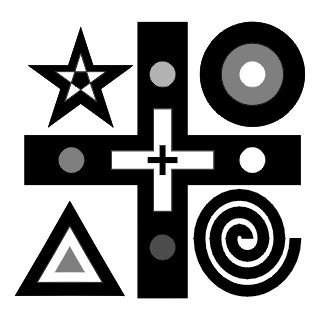
%> input picture tools/Diffusion/dif_im1.jpg, 320 x 320 px
$ octave nldifdemo2.m   (GNU Octave 9; MATLAB toolbox functions it lacks are replaced by stand-ins)
%> lines starting %> are read from the running program, lines starting %| are printed output that depends on the picture
### tools/Diffusion/noise.m
function y = noise(varargin)
%
% (Extra Toolbox)
%  NOISE    Adds noise to an image.
%
%     NOISE creates a new image by adding noise to the original image.
%     NOISE can be used to any matrix (1D, 2D, 3D, nD)
%
%     Noisetypes are:
%       'ag' : additive gaussian (default)    'au' : additive uniform
%       'mg' : multiplicative gaussian        'mu' : multiplicative uniform
%       'sp' : salt and pepper
%
%     Additive noise sums an random value to the image value at each pixel,
%     Multiplicative noise replaces a pixel value with an random value,
%     Salt and Pepper noise replaces a pixel value with the maximum or minimum possible values.
%
%     For 'ag' noisetype use:  y = NOISE(x,'ag', variance, [incidence])
%       where 'variance' is the variance of the gaussian noise added and the optional parameter
%       'incidence' is the percetual of pixels affected be the noise (default for additive noise=1).
%       For a 50% incidence use 'incidence' = .5 and so on.
%
%     For 'au' noisetype use :  y = NOISE(x,'au', maximum, [incidence])
%       where 'maximum' is the maximum value the uniform noise can achieve
%
%     For 'mg' noisetype use :  y = NOISE(x,'mg', incidence)
%     For 'mu' noisetype use :  y = NOISE(x,'mu', incidence)
%       Multiplicative noisetypes allways require the 'incidence' parameter. For this kind of noise
%       the variance or the maximum (respectivelly for gaussian and uniform noisetypes) are allways
%       set to the maximum image value.
%
%     For 'sp' noisetype use :  y = NOISE(x,'sp', incidence)
%
%     The 'maximum' and 'variance' parameters can be set as percentual of the maximum - minimum image
%     values by using these values as strings containg the percentual rate followed by the percent symbol.
%     The 'incidence' can also be expressed as a pecentual in this same way
%
%     Example:  y = NOISE(x,'ag', '25%')
%               y = NOISE(x,'mu', 10, .5) -> same as y = NOISE(x,'mu',10, '50%')
%

[u, noisetype,  scale, incid] = parse_inputs(varargin{:});

if ~isa(u,'double')
   u = double(u);
end

y = u;

n = zeros(size(u));
if incid == 1
   m_incid = logical(ones(size(u)));
else
   m_incid = rand(size(u));
   m_incid = find(m_incid <= incid);
end

if strcmp(noisetype, 'ag')
   n(m_incid) = scale*randn(size(m_incid));
   y = u + n;

elseif strcmp(noisetype, 'au')
   n(m_incid) = scale*rand(size(m_incid));
   y = u + n;

elseif strcmp(noisetype, 'mg')
   n(m_incid) = scale*randn(size(m_incid));
   y(m_incid) = n(m_incid);

elseif strcmp(noisetype, 'mu')
   n(m_incid) = scale*rand(size(m_incid));
   y(m_incid) = n(m_incid);

elseif strcmp(noisetype, 'sp')
   n(m_incid) = sign(randn(size(m_incid)));
   umax = max(u(:));
   umin = min(u(:));
   salt = find(n==-1);
   pepper = find(n==1);
   y(salt) = umax;
   y(pepper) = umin;
end

function [u, noisetype, scale, incid] = parse_inputs(varargin)
switch nargin
case 0
   error('Too few inputs')

case 1
   u = varargin{1};
   noisetype = 'ag';
   scale = double(max(u(:)));
   incid = 1;

case 2
   u = varargin{1};
   if strmatch(varargin{2},['ag';'au'])
      noisetype = varargin{2};
      scale = double(max(u(:)));
      incid = 1;
   elseif strmatch(varargin{2},['mg'; 'mu'; 'sp'])
      error('Incidence missing');
   else
      noisetype = 'ag';
      scale = varargin{2};
      incid = 1;
   end

case 3
   u = varargin{1};
   if strmatch(varargin{2},['ag';'au'])
      noisetype = varargin{2};
      scale = varargin{3};
      incid = 1;
   elseif strmatch(varargin{2},['mg'; 'mu'; 'sp'])
      noisetype = varargin{2};
      scale = double(max(u(:)));
      incid = varargin{3};
   else
      noisetype = 'ag';
      scale = varargin{2};
      incid = varargin{3};
   end

case 4
   u = varargin{1};
   if strmatch(varargin{2},['ag';'au'])
      noisetype = varargin{2};
      scale = varargin{3};
      incid = varargin{4};
   else
      error('Too many parameters')
   end

otherwise
   error('Too many parameters')
end

if findstr(scale,'%')
   scale = ( double(max(u(:))) - double(min(u(:))) )*str2num(scale(1:end-1))/100;
end
if findstr(incid,'%')
   incid = str2num(incid(1:end-1))/100;
end

### tools/Diffusion/nldif.m
function y = nldif( u, lambda, sigma, m, stepsize, nosteps, varargin)
%
% NLDIF  Nonlinear Diffusion
%
%    y = NLDIF( u, lambda, sigma, m, stepsize, steps, verbose, drawstep ) returns the
%    image y as the result of the application of the Non Linear diffusion
%    to the image u.
%
%    dy/dt = div( d(grad(y)).grad(y) ),  y(0) = u,  y(t+T) = y(t) + T*dy/dt
%
%    The diffusivity function (d) is given by:
%
%       d(g) = 1 - exp( -Cm / (g/lambda)^m ), g > 0
%              1                            , g <=0
%
%    -  The constant Cm is calculated to make the flux (g*d(g)) ascending for g < lambda
%       and descending for g >= lambda.
%    -  Lambda is the contrast parameter (if the gradient is inferior to lambda the
%       flux is increasing with the gradient and if the gradient is larger then lambda
%       the flux decreases as the gradient grows.
%       For time-variable lambda use lambda as a row vector and length(lambda)=number of steps.
%    -  Sigma is the space regularization parameter (the stardard deviation of the
%       gaussian which will be convolved with the image before the gradient is calculated.
%       For time-variable sigma use sigma as a row vector and length(sigma)=number of steps.
%    -  'm' defines the speed the difusivity (and the flux) changes for a variation in the
%       gradient. Big values of 'm' make the flux the change quickly. 'm' must be bigger than 1.
%       A good choice for m is 8 < m < 16.
%    -  The stepsize parameter can be a scalar (for constant stepsize) or a row vector for
%       variable stepsize. If stepsize is a row vector, length(stepsize) = number of steps.
%       For stability use stepsize < 0.25. If using 'aos' option stepsize can be any positive number.
%    -  The steps parameter indicates the number of iterations to be performed.
%    -  The verbose parameter is a positive integer indicating the figure number
%       where the output will be plotted.
%    -  The drawstep parameter indicates the number of steps between updating the
%       displayed image.
%
%    y = NLDIF(..., 'imscale') uses imagesc instead of image to plot the diffusion.
%    y = NLDIF(..., 'grad','flux') plots also the gradient and flux images.
%    y = NLDIF(..., 'dfstep',n) only recalculates the diffusivities after n steps (increase speed)
%    y = NLDIF(..., 'aos') uses the AOS scheme to update the image.
%         !!!!!   This allows the steptime to be arbitrarially big (t<inf) !!!!!
%    y = NLDIF(..., 'cedif',{p, lambda, sigma, rho, m, stepsize, steps}) performs an coherence enhancing diffusion
%         after every p steps using the given parameters. To use in the cedif the same parameters used in the
%         NLDIF type 'sp' in the corresponding place (only works for lambda, sigma and m).
%
%    See also: PMDIF, CEDIF, DIFFUSIVITY, GSDPLOT, FLUXPLOT
[verbose, drawstep, imscale, plotgrad, plotflux, dfstep, aos, ch, eed, eedpar] = parse_inputs(varargin{:});

% Variable initialization
dif_time = 0;
if ndims(u) > 2
   error('Input image must be grayscale.')
   return
end
if strcmp(class(u),'double')
   y = u;
else
   y = double(u);
end

% Verifying inputs
[lambda, sigma, stepsize] = verify_inputs(lambda, sigma, stepsize, nosteps);

% Initial Drawing
if verbose
   figure(verbose);
   subplot(1,2,1);
   if strcmp(imscale,'imscale')
      imagesc(y);
   else
      image(y);
   end
   colorbar
   title('Original Image'); drawnow;
   if ch ~= 0
      xlabel( ['Channel = ', int2str(ch)] )
   end
   difplot(y, 0, 0, 'Non Linear Diffusion', verbose, imscale);
end

% Calculate Cm constant
Cm = Cmcalc(m);
for i=1:nosteps

   if eed ~= 0
      eestep = ( mod(i-1,eedpar{1})==0 & i~=1 ); % Current step will use Coherence enhancing diffusion.
   else
      eestep = 0;
   end

   if eestep
      if plotflux
         yo = y;
      end
      [y, eedtime] = eedfun(y,eedpar,lambda(i), sigma(i),m);
   else
      if mod(i-1,dfstep) == 0 % diffusivity recalc step
         % Calculate gradient of smoothed image
         if plotgrad
            figure(verbose+1)
            [gradx, grady, grad] = gsdplot(y, sigma(i), 1, 'modulus','axisoff');
        else
            [gradx, grady] = gsderiv(y, sigma(i), 1);
            grad = sqrt(gradx.^2 + grady.^2);
         end

         % Calculate difusivity
         g = 1 - exp(-Cm./( (grad+eps)./lambda(i)).^m);  % grad + eps to avoid division by zero (eps -> 0)
      end

      % Calculate dy/dt
      if aos
         if plotflux
            yo = y;
         end
         y = aosiso(y,g,stepsize(i)); % updating
      else
         dy = isodifstep(y, g);
         y = y + stepsize(i) * dy;  % updating
      end

   end % else eestep

   % Calculate diffusion time
   if eestep
      dif_time = dif_time + eedtime;
   else
      dif_time = dif_time + stepsize(i);
   end

   % Plot actualization
   if verbose & ~mod(i,drawstep)
      difplot(y, dif_time, i, 'Non Linear Diffusion', verbose, imscale);
      if plotflux
         figure(verbose+plotgrad+1)
         if aos | eestep
            fluxplot(g,grad, abs(y-yo), 'axisoff')
         else
            fluxplot(g,grad, abs(stepsize(i).*(dy)), 'axisoff')
         end
      end
   end

end % for i = 1 : nosteps

% Last plot
if verbose
   difplot(y, dif_time, i, 'Non Linear Diffusion', verbose, imscale);
   if plotflux
      figure(verbose+plotgrad+1)
      if aos | eestep
         fluxplot(g,grad, abs(y-yo), 'axisoff')
      else
         fluxplot(g,grad, abs(stepsize(i).*(dy)), 'axisoff')
      end
   end
end
%%%%%%%%%%%%%%%%%%%%%%%%%%%%%%%%%%%%%%%%%%%%%%%%%%%%%%%%%%%%%%%%%%%%%%%%%%%%%%%%%%%%%%%%%%%%%%%%%%%%%%%%
function [verbose, drawstep, imscale, plotgrad, plotflux, dfstep, aos, ch, eed, eedpar] = parse_inputs(varargin)
eed = 0;
eedpar = 0;
eedpos = -1;
ch = 0;
chpos = -1;
aos = 0;
dfsteppos = -1;
dfstep = 1;
verbose = -1;
drawstep = -1;
imscale = 'null';
plotgrad = 0;
plotflux = 0;

for i = 1 : length(varargin)
   flag = 0;
   if i == dfsteppos | i == chpos | i == eedpos
      flag = 1;
   end
   if strcmp(varargin{i},'imscale')
      imscale = 'imscale';
      flag = 1;
   elseif strcmp(varargin{i},'grad')
      plotgrad = 1;
      flag = 1;
   elseif strcmp(varargin{i},'flux')
      plotflux = 1;
      flag = 1;
   elseif strcmp(varargin{i},'dfstep')
      dfstep = varargin{i+1};
      flag = 1;
      dfsteppos = i+1;
   elseif strcmp(varargin{i},'aos')
      aos = 1;
      flag = 1;
   elseif strcmp(varargin{i},'ch')
      ch = varargin{i+1};
      flag = 1;
      chpos = i+1;
   elseif strcmp(varargin{i},'cedif')
      eed = 1;
      eedpar = varargin{i+1};
      if ~length(eedpar)==7 | ~iscell(eedpar)
         error('CEDIF parameters incorrect. CEDIF parameters must be passed as a 1x7 cell array.')
      end
      eedpos = i+1;
      flag = 1;
   end
   if flag == 0 & verbose == -1
      verbose = varargin{i};
      flag = 1;
   end
   if flag == 0 & drawstep == -1
      drawstep = varargin{i};
      flag = 1;
   end
   if flag == 0
      error('Too many parameters !')
      return
   end
end

if verbose == -1
   verbose = 0;
end

if drawstep == -1
   if verbose == 0
      drawstep = 0;
   else
      drawstep = 1;
   end
end

%%%%%%%%%%%%%%%%%%%%%%%%%%%%%%%%%%%%%%%%%%%%%%%%%%%%%%%%%%%%%%%%%%%%%%%%%%%%%%%%%%%%%%%%%%%%%%%%%%%%%%%%%%%%%%%%%%%
function [nlambda, nsigma, nstepsize] = verify_inputs(lambda, sigma, stepsize, nosteps)

% Verifying lambda
if sum(size(lambda)>1) == 0 % lambda is constant
   nlambda = linspace(lambda,lambda,nosteps);
else
   if sum(size(lambda)>1) > 1
      error('lambda must be a row vector')
      return
   end
   if length(lambda)~=nosteps
      error('length(lambda) must be equal to number of steps')
      return
   end
   nlambda = lambda;
end

% Verifying simga
if sum(size(sigma)>1) == 0 % sigma is constant
   nsigma = linspace(sigma,sigma,nosteps);
else
   if sum(size(sigma)>1) > 1
      error('sigma must be a row vector')
      return
   end
   if length(sigma)~=nosteps
      error('length(sigma) must be equal to number of steps')
      return
   end
   nsigma = sigma;
end

% Verifying stepsize
if sum(size(stepsize)>1) == 0 % constant stepsize
   nstepsize = linspace(stepsize,stepsize,nosteps);
else
   if sum(size(stepsize)>1) > 1
      error('stepsize must be a row vector')
      return
   end
   if length(stepsize)~=nosteps
      error('length(stepsize) must be equal to number of steps')
      return
   end
   nstepsize = stepsize;
end

%%%%%%%%%%%%%%%%%%%%%%%%%%%%%%%%%%%%%%%%%%%%%%%%%%%%%%%%%%%%%%%%%%%%%%%%%%%%%%%%%%%%%%%%%%%%%%%%%%%%%%%%%%%%%%%%%%%
function Cm = Cmcalc(m)
if m <= 1
   error('Use m > 1')
   return
else
   Cm = fzero(strcat('1-exp(-x)-x*exp(-x)*',num2str(m)),[1e-10 1e100]);
end
%%%%%%%%%%%%%%%%%%%%%%%%%%%%%%%%%%%%%%%%%%%%%%%%%%%%%%%%%%%%%%%%%%%%%%%%%%%%%%%%%%%%%%%%%%%%%%%%%%%%%%%%%%%%%%%%%%%
% [26 lines left out: function eedfun, not called in this run]

### tools/Diffusion/difplot.m
function difplot(x, time, step, tit, fig, varargin)
%  DIFPLOT    Plots the diffused image
%
%     DIFPLOT(x, time, step, tit, fig) plots the image "x" at the
%     subplot(1,2,2) of figure "fig". "tit" specifies the plot title.
%     "time" and "step" are the diffusion time and diffusion step show
%     as the xlabel of the plot.
%     DIFPLOT(..., 'imscale') plots the image using imagesc(x) intead
%     of image(x).

[imscale] = parse_inputs(varargin{:});

figure(fig);
subplot(1,2,2);

if ndims(x) == 3
   image(scale(x,[0 1]))
else
   if imscale
      imagesc(x);
      colorbar
   else
      image(x);
   end
end
xlabel(['Time =  ', num2str(time),',  Step = ', int2str(step)]);
title(tit);
drawnow;


%%%%%%%%%%%%%%%%%%%%%%%%%%%%%%%%%%
function [imscale] = parse_inputs(varargin)

flag = zeros(1,nargin); % zero = par. nao usado / 1 = param . usado

imscale = 0;
for i = 1 : length(varargin)
   if strcmp(varargin(i), 'imscale')
      imscale = 1;
      flag(1,i) = 1;
   end
   if strcmp(varargin(i), 'null')
      flag(1,i) = -1;
   end
end

if any(flag==0)
   error('Unknown parameter.')
end

### tools/Diffusion/nldifdemo2.m

% NLDIFDEMO2   Nonlinear diffusion demonstration 2
%
%  Type NLDIFDEMO2.
%
clc

disp('_____________________________Non Linear diffusion demonstration  2________________________')
disp(' ')
disp('  The previous demo (NLDIFDEMO1) showed the basics about the nonlinear diffusion. Now it`s time to')
disp('go a step further and see the real power of this technique.')
disp('  Observe the following synthetic image')
disp(' ')
disp('Press any key to continue...')
pause

im1_path = which('dif_im1.jpg');
im1 = imread(im1_path);
%> im1 is the input picture: size 320x320 uint8; min 0, max 255, mean 152.8
figure(1)
clf
image(im1)
colormap(gray(256))
colorbar
title('Original Image')
xlabel('No noise')

disp(' ')
disp(' ')
disp('  Lets put some noise on it. Starting whith an additive gaussian noise stand. dev. = 25% of image amplitude.')
disp('Watch the result.')
disp('  Note that the image scale has changed as now there are points outside the [0,255] interval; that`s')
disp('why the white area has become gray.')
disp(' ')
disp('Press any key to continue...')
pause

figure(2)
clf
colormap(gray(256))
im1n = noise(im1,'ag','25%');
%> in parse_inputs, `noisetype = varargin{2};`: noisetype = 'ag'
%> in parse_inputs, `scale = varargin{3};`: scale = '25%'
%> in parse_inputs, `scale = ( double(max(u(:))) - double(min(u(:))) )*str2num(scale(1:end-..`: scale = 63.75
%> in noise, `[u, noisetype,  scale, incid] = parse_inputs(varargin{:});`: noisetype = 'ag'; scale = 63.75; incid = 1
%> in noise, `n(m_incid) = scale*randn(size(m_incid));`:
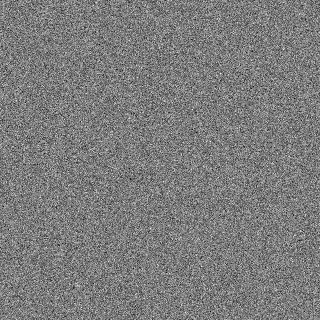
%> n: size 320x320 double; min -271, max 282.8, mean -0.3; drawn with min black and max white
%> in noise, `y = u + n;`:
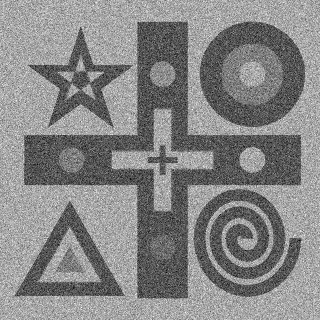
%> y: size 320x320 double; min -259.2, max 519.7, mean 152.5; drawn with min black and max white
imagesc(im1n);
title('Noisy image')
xlabel('25% gaussian noise')
colorbar

disp(' ')
disp(' ')
disp('  Let`s run the nonlinear diffusion filter to see what we can do to improve this image')
disp(' ')
disp('Press any key to continue...')
pause

y = nldif(im1n,[linspace(3,15,40) linspace(15,15,10)],[linspace(4,1,40) linspace(1,1,10)],12,10,50,2,4,'dfstep',4,'aos','imscale');
%> the loop in parse_inputs, `for i = 1 : length(varargin)` made 6 passes
%> verbose on pass 1: 2
%> drawstep on pass 2: 4
%> after the loop in parse_inputs, `for i = 1 : length(varargin)`: ch = 0; chpos = -1; eed = 0; eedpos = -1; plotflux = 0
%> in nldif, `[verbose, drawstep, imscale, plotgrad, plotflux, dfstep, aos, ch, eed,..`: verbose = 2; drawstep = 4; imscale = 'imscale'; plotgrad = 0; dfstep = 4; aos = 1; ch = 0
%> in difplot, `[imscale] = parse_inputs(varargin{:});`: imscale = 1
%> the run ends on the next line
